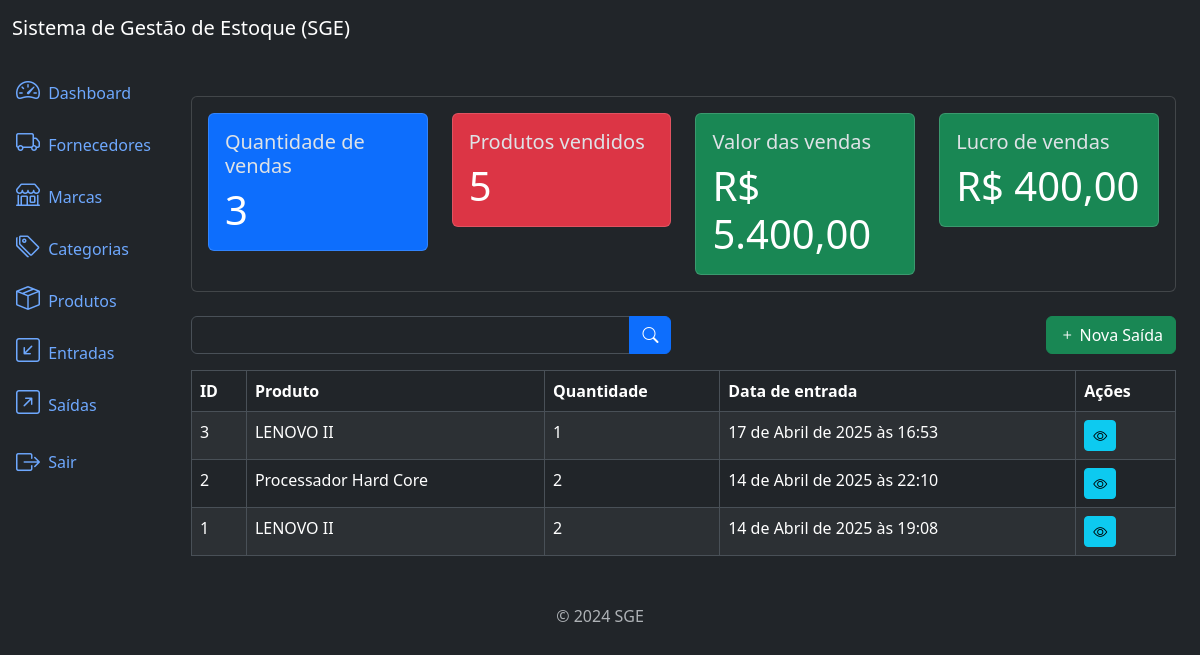
Before: /outflows/list (signed in) with the older database file.
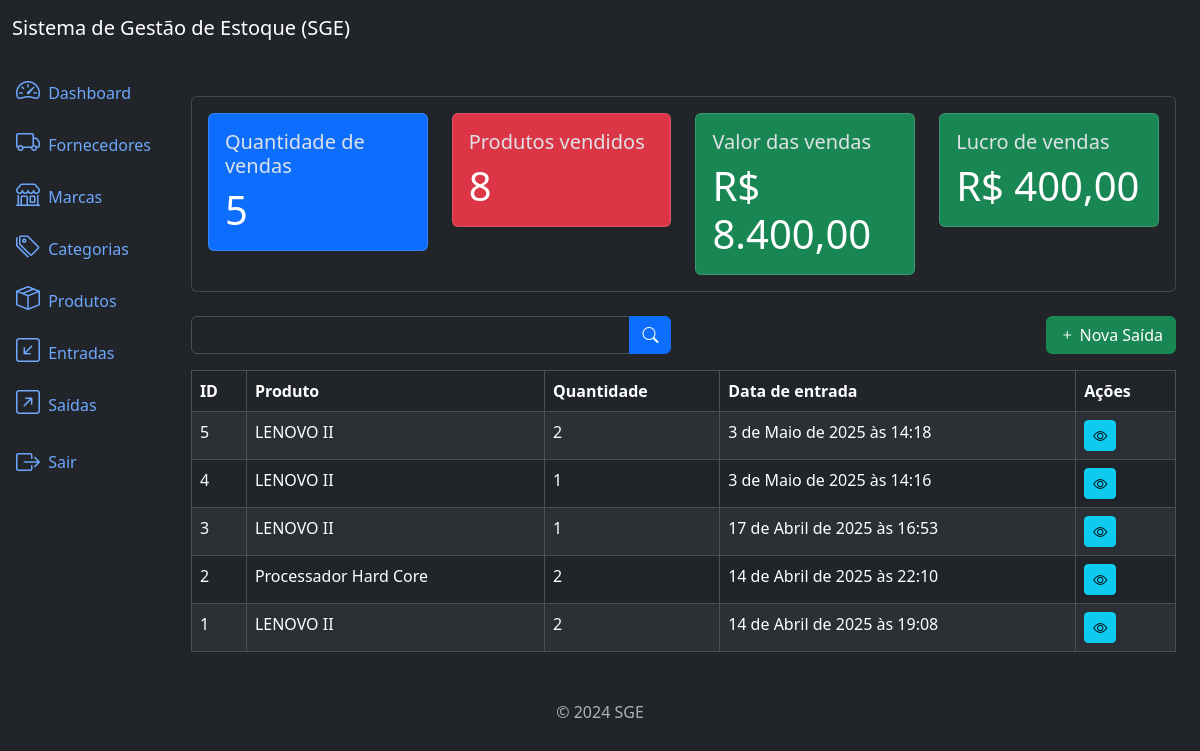
After: the same page with the newer database file.
### outflows/models.py (models this page shows, shortened)
class Outflow(models.Model):
    product = models.ForeignKey(Product, on_delete=models.PROTECT, related_name='outflows')
    quantity = models.IntegerField()
    description = models.TextField(null=True, blank=True)
    created_at = models.DateTimeField(auto_now_add=True)
    updated_at = models.DateTimeField(auto_now=True)
    class Meta:
        ordering = ['-created_at']

### products/models.py (models this page shows)
class Product(models.Model):
    title = models.CharField(max_length=500)
    category = models.ForeignKey(Category, on_delete=models.PROTECT, related_name='products')
    brand = models.ForeignKey(Brand, on_delete=models.PROTECT, related_name='products')
    description = models.TextField(null=True, blank=True)
    serie_number = models.CharField(max_length=200, null=True, blank=True)
    cost_price = models.DecimalField(max_digits=20, decimal_places=2)
    selling_price = models.DecimalField(max_digits=20, decimal_places=2)
    quantity = models.IntegerField(default=0)
    created_at = models.DateTimeField(auto_now_add=True)
    updated_at = models.DateTimeField(auto_now=True)
    class Meta:
        ordering = ['title']
    def __str__(self):
        return self.title

### outflows/views.py (the view)
# urls.py: path('outflows/list', OutflowListView.as_view(), name='outflow_list'),
class OutflowListView(LoginRequiredMixin, PermissionRequiredMixin, ListView):
    model = Outflow
    template_name = 'outflow_list.html'
    context_object_name = 'outflows'
    paginate_by = 10
    permission_required = 'outflows.view_outflow'
    def get_queryset(self):
        queryset = super().get_queryset()
        product = self.request.GET.get("product")
        if product:
            queryset = queryset.filter(product__title__icontains=product)
        return queryset
    def get_context_data(self, **kwargs):
        context_data = super().get_context_data(**kwargs)
        context_data["sales_metrics"] = get_sales_metrics()
        return context_data

### utils/metrics.py (called while the page is built)
def get_sales_metrics() -> Dict:
    total_sales = Outflow.objects.count()
    total_products_sold = Outflow.objects.aggregate(
        total_products_sold=Sum('quantity')
    )['total_products_sold'] or 0
    total_sales_value = sum(outflow.product.selling_price * outflow.quantity for outflow in Outflow.objects.all())
    total_sales_cost = sum(outflow.product.cost_price * outflow.quantity for outflow in Outflow.objects.all())
    total_sales_profit = total_sales_value - total_sales_cost
    sales_metrics = {
        'total_sales': total_sales,
        'total_products_sold': number_format(total_products_sold, decimal_pos=0, force_grouping=True),
        'total_sales_value': number_format(total_sales_value, decimal_pos=2, force_grouping=True),
        'total_sales_profit': number_format(total_sales_profit, decimal_pos=2, force_grouping=True)
    }
    return sales_metrics

### outflows/templates/outflow_list.html (shortened to what this page needs)
{% extends 'base.html' %}
{% block content %}
{% if perms.outflows.view_outflow %}
    {% include 'components/_sales_metrics.html' %}
{% endif %}
<div class="row mb-3">
    <div class="col-md-6">
        <form method="get" action="{% url 'outflow_list' %}">
            <div class="input-group">
                <input type="text" class="form-control" name="product" label="Produto" value="{{ request.GET.product }}">
                <button type="submit" class="btn btn-primary">
                    <i class="bi bi-search"></i>
                </button>
            </div>
        </form>
    </div>
    {% if perms.outflows.add_outflow %}
    <div class="col-md-6">
        <a href="{% url 'outflow_create' %}" class="btn btn-success float-end">
            <i class="bi bi-plus"></i>
            Nova Saída
        </a>
    </div>
    {% endif %}
</div>
<div class="table-responsive">
    <table class="table table-striped table-bordered">
        <thead class="thead-dark">
            <tr>
                <th>ID</th>
                <th>Produto</th>
                <th>Quantidade</th>
                <th>Data de entrada</th>
                <th>Ações</th>
            </tr>
        </thead>
        <tbody>
            {% for outflow in outflows %}
            <tr>
                <td>{{ outflow.id }}</td>
                <td>{{ outflow.product }}</td>
                <td>{{ outflow.quantity }}</td>
                <td>{{ outflow.created_at }}</td>
                <td>
                    <a href="{% url 'outflow_detail' outflow.id %}" class="btn btn-info btn-sm">
                        <i class="bi bi-eye"></i>
                    </a>
                </td>
            </tr>
            {% endfor %}
        </tbody>
    </table>
</div>
{% endblock %}

Changed rows visible on the page:
added Outflow: id "5", product "LENOVO II", quantity "2", created_at "3 de Maio de 2025 às 14:18"
added Outflow: id "4", product "LENOVO II", quantity "1", created_at "3 de Maio de 2025 às 14:16"
Other visible differences:
{{ sales_metrics.total_sales }}: "3" → "5"
{{ sales_metrics.total_products_sold }}: "5" → "8"
{{ sales_metrics.total_sales_value }}: "5.400,00" → "8.400,00"
